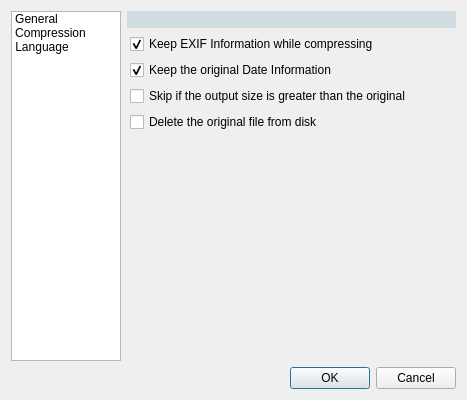
<?xml version="1.0" encoding="UTF-8"?>
<ui version="4.0">
 <class>Preferences</class>
 <widget class="QDialog" name="Preferences">
  <property name="windowModality">
   <enum>Qt::ApplicationModal</enum>
  </property>
  <property name="geometry">
   <rect>
    <x>0</x>
    <y>0</y>
    <width>467</width>
    <height>400</height>
   </rect>
  </property>
  <property name="minimumSize">
   <size>
    <width>393</width>
    <height>242</height>
   </size>
  </property>
  <property name="maximumSize">
   <size>
    <width>1000</width>
    <height>1000</height>
   </size>
  </property>
  <property name="windowTitle">
   <string>Preferences</string>
  </property>
  <property name="windowIcon">
   <iconset resource="icons.qrc">
    <normaloff>:/icons/settings.png</normaloff>:/icons/settings.png</iconset>
  </property>
  <property name="modal">
   <bool>true</bool>
  </property>
  <layout class="QGridLayout" name="gridLayout_3">
   <item row="0" column="0" rowspan="2">
    <widget class="QListWidget" name="menuListWidget">
     <property name="sizePolicy">
      <sizepolicy hsizetype="Preferred" vsizetype="Expanding">
       <horstretch>0</horstretch>
       <verstretch>0</verstretch>
      </sizepolicy>
     </property>
     <property name="minimumSize">
      <size>
       <width>110</width>
       <height>0</height>
      </size>
     </property>
     <property name="maximumSize">
      <size>
       <width>110</width>
       <height>16777215</height>
      </size>
     </property>
     <property name="locale">
      <locale language="English" country="UnitedStates"/>
     </property>
     <property name="iconSize">
      <size>
       <width>80</width>
       <height>80</height>
      </size>
     </property>
     <property name="spacing">
      <number>10</number>
     </property>
     <property name="viewMode">
      <enum>QListView::IconMode</enum>
     </property>
     <item>
      <property name="text">
       <string>General</string>
      </property>
      <property name="icon">
       <iconset resource="icons.qrc">
        <normaloff>:/icons/general_settings.png</normaloff>:/icons/general_settings.png</iconset>
      </property>
     </item>
     <item>
      <property name="text">
       <string>Compression</string>
      </property>
      <property name="icon">
       <iconset resource="icons.qrc">
        <normaloff>:/icons/compression_settings.png</normaloff>:/icons/compression_settings.png</iconset>
      </property>
     </item>
     <item>
      <property name="text">
       <string>Language</string>
      </property>
      <property name="icon">
       <iconset resource="icons.qrc">
        <normaloff>:/icons/locale_settings.png</normaloff>:/icons/locale_settings.png</iconset>
      </property>
     </item>
    </widget>
   </item>
   <item row="1" column="1">
    <widget class="QStackedWidget" name="optionStackedWidget">
     <property name="locale">
      <locale language="English" country="UnitedStates"/>
     </property>
     <property name="lineWidth">
      <number>1</number>
     </property>
     <property name="currentIndex">
      <number>1</number>
     </property>
     <widget class="QWidget" name="generalPage">
      <layout class="QVBoxLayout" name="verticalLayout_4">
       <property name="leftMargin">
        <number>3</number>
       </property>
       <property name="topMargin">
        <number>0</number>
       </property>
       <item>
        <widget class="QGroupBox" name="groupBox">
         <property name="sizePolicy">
          <sizepolicy hsizetype="Preferred" vsizetype="Maximum">
           <horstretch>0</horstretch>
           <verstretch>0</verstretch>
          </sizepolicy>
         </property>
         <property name="locale">
          <locale language="English" country="UnitedStates"/>
         </property>
         <property name="title">
          <string>Default Path</string>
         </property>
         <layout class="QGridLayout" name="gridLayout_2">
          <property name="margin">
           <number>3</number>
          </property>
          <property name="spacing">
           <number>3</number>
          </property>
          <item row="0" column="0" colspan="2">
           <layout class="QGridLayout" name="gridLayout">
            <item row="0" column="0">
             <widget class="QCheckBox" name="useDefaultPathCheckBox">
              <property name="sizePolicy">
               <sizepolicy hsizetype="MinimumExpanding" vsizetype="Fixed">
                <horstretch>0</horstretch>
                <verstretch>0</verstretch>
               </sizepolicy>
              </property>
              <property name="locale">
               <locale language="English" country="UnitedStates"/>
              </property>
              <property name="text">
               <string>Use a default output directory if none is specified</string>
              </property>
              <property name="tristate">
               <bool>false</bool>
              </property>
             </widget>
            </item>
            <item row="1" column="0">
             <widget class="QLineEdit" name="defaultOutputLineEdit">
              <property name="enabled">
               <bool>false</bool>
              </property>
              <property name="locale">
               <locale language="English" country="UnitedStates"/>
              </property>
             </widget>
            </item>
            <item row="1" column="1">
             <widget class="QToolButton" name="browseToolButton">
              <property name="locale">
               <locale language="English" country="UnitedStates"/>
              </property>
              <property name="text">
               <string>...</string>
              </property>
             </widget>
            </item>
           </layout>
          </item>
         </layout>
        </widget>
       </item>
       <item>
        <widget class="QGroupBox" name="groupBox_3">
         <property name="sizePolicy">
          <sizepolicy hsizetype="Preferred" vsizetype="Maximum">
           <horstretch>0</horstretch>
           <verstretch>0</verstretch>
          </sizepolicy>
         </property>
         <property name="locale">
          <locale language="English" country="UnitedStates"/>
         </property>
         <property name="title">
          <string>Default Image View</string>
         </property>
         <layout class="QVBoxLayout" name="verticalLayout_6">
          <property name="spacing">
           <number>3</number>
          </property>
          <property name="margin">
           <number>3</number>
          </property>
          <item>
           <layout class="QVBoxLayout" name="verticalLayout_5">
            <item>
             <widget class="QRadioButton" name="originalSizeRadio">
              <property name="locale">
               <locale language="English" country="UnitedStates"/>
              </property>
              <property name="text">
               <string>Original Size</string>
              </property>
              <property name="checked">
               <bool>true</bool>
              </property>
              <attribute name="buttonGroup">
               <string>buttonGroup</string>
              </attribute>
             </widget>
            </item>
            <item>
             <widget class="QRadioButton" name="fitWindowRadio">
              <property name="locale">
               <locale language="English" country="UnitedStates"/>
              </property>
              <property name="text">
               <string>Fit Window</string>
              </property>
              <attribute name="buttonGroup">
               <string>buttonGroup</string>
              </attribute>
             </widget>
            </item>
           </layout>
          </item>
         </layout>
        </widget>
       </item>
       <item>
        <widget class="QCheckBox" name="scanSubDirCheckBox">
         <property name="locale">
          <locale language="English" country="UnitedStates"/>
         </property>
         <property name="text">
          <string>Scan subdirectories when you open a folder</string>
         </property>
         <property name="checked">
          <bool>false</bool>
         </property>
        </widget>
       </item>
       <item>
        <widget class="QCheckBox" name="loadLastProfileCheckBox">
         <property name="locale">
          <locale language="English" country="UnitedStates"/>
         </property>
         <property name="text">
          <string>Load the last used profile at startup</string>
         </property>
         <property name="checked">
          <bool>false</bool>
         </property>
        </widget>
       </item>
       <item>
        <widget class="QCheckBox" name="promptBeforeExitCheckBox">
         <property name="locale">
          <locale language="English" country="UnitedStates"/>
         </property>
         <property name="text">
          <string>Prompt before exit</string>
         </property>
         <property name="checked">
          <bool>false</bool>
         </property>
        </widget>
       </item>
       <item>
        <widget class="QCheckBox" name="checkUpdatesCheckBox">
         <property name="locale">
          <locale language="English" country="UnitedStates"/>
         </property>
         <property name="text">
          <string>Check for uptades at startup</string>
         </property>
         <property name="checked">
          <bool>true</bool>
         </property>
        </widget>
       </item>
       <item>
        <spacer name="verticalSpacer_2">
         <property name="locale">
          <locale language="English" country="UnitedStates"/>
         </property>
         <property name="orientation">
          <enum>Qt::Vertical</enum>
         </property>
         <property name="sizeHint" stdset="0">
          <size>
           <width>20</width>
           <height>40</height>
          </size>
         </property>
        </spacer>
       </item>
      </layout>
     </widget>
     <widget class="QWidget" name="compressionPage">
      <layout class="QVBoxLayout" name="verticalLayout_3">
       <property name="leftMargin">
        <number>3</number>
       </property>
       <property name="topMargin">
        <number>0</number>
       </property>
       <item>
        <widget class="QCheckBox" name="keepExifCheckBox">
         <property name="text">
          <string>Keep EXIF Information while compressing</string>
         </property>
         <property name="checked">
          <bool>true</bool>
         </property>
        </widget>
       </item>
       <item>
        <widget class="QCheckBox" name="keepDateCheckBox">
         <property name="text">
          <string>Keep the original Date Information</string>
         </property>
         <property name="checked">
          <bool>true</bool>
         </property>
        </widget>
       </item>
       <item>
        <widget class="QCheckBox" name="doNotEnlargeCheckBox">
         <property name="text">
          <string>Skip if the output size is greater than the original</string>
         </property>
        </widget>
       </item>
       <item>
        <widget class="QCheckBox" name="deleteCheckBox">
         <property name="text">
          <string>Delete the original file from disk</string>
         </property>
        </widget>
       </item>
       <item>
        <spacer name="verticalSpacer">
         <property name="orientation">
          <enum>Qt::Vertical</enum>
         </property>
         <property name="sizeHint" stdset="0">
          <size>
           <width>20</width>
           <height>40</height>
          </size>
         </property>
        </spacer>
       </item>
      </layout>
     </widget>
     <widget class="QWidget" name="languagePage">
      <layout class="QVBoxLayout" name="verticalLayout_2">
       <property name="leftMargin">
        <number>3</number>
       </property>
       <property name="topMargin">
        <number>0</number>
       </property>
       <property name="rightMargin">
        <number>0</number>
       </property>
       <property name="bottomMargin">
        <number>0</number>
       </property>
       <item>
        <layout class="QVBoxLayout" name="verticalLayout">
         <item>
          <widget class="QTreeWidget" name="languageTreeWidget">
           <property name="verticalScrollBarPolicy">
            <enum>Qt::ScrollBarAlwaysOff</enum>
           </property>
           <property name="horizontalScrollBarPolicy">
            <enum>Qt::ScrollBarAlwaysOff</enum>
           </property>
           <property name="showDropIndicator" stdset="0">
            <bool>true</bool>
           </property>
           <property name="indentation">
            <number>0</number>
           </property>
           <property name="uniformRowHeights">
            <bool>true</bool>
           </property>
           <property name="itemsExpandable">
            <bool>false</bool>
           </property>
           <property name="sortingEnabled">
            <bool>false</bool>
           </property>
           <property name="headerHidden">
            <bool>true</bool>
           </property>
           <property name="columnCount">
            <number>1</number>
           </property>
           <column>
            <property name="text">
             <string>Language</string>
            </property>
           </column>
          </widget>
         </item>
        </layout>
       </item>
      </layout>
     </widget>
    </widget>
   </item>
   <item row="3" column="1">
    <layout class="QHBoxLayout" name="horizontalLayout">
     <item>
      <spacer name="horizontalSpacer">
       <property name="locale">
        <locale language="English" country="UnitedStates"/>
       </property>
       <property name="orientation">
        <enum>Qt::Horizontal</enum>
       </property>
       <property name="sizeHint" stdset="0">
        <size>
         <width>40</width>
         <height>20</height>
        </size>
       </property>
      </spacer>
     </item>
     <item>
      <widget class="QPushButton" name="OKButton">
       <property name="locale">
        <locale language="English" country="UnitedStates"/>
       </property>
       <property name="text">
        <string>OK</string>
       </property>
      </widget>
     </item>
     <item>
      <widget class="QPushButton" name="cancelButton">
       <property name="locale">
        <locale language="English" country="UnitedStates"/>
       </property>
       <property name="text">
        <string>Cancel</string>
       </property>
      </widget>
     </item>
    </layout>
   </item>
   <item row="0" column="1">
    <widget class="QLabel" name="titleLabel">
     <property name="palette">
      <palette>
       <active>
        <colorrole role="Base">
         <brush brushstyle="SolidPattern">
          <color alpha="255">
           <red>255</red>
           <green>255</green>
           <blue>255</blue>
          </color>
         </brush>
        </colorrole>
        <colorrole role="Window">
         <brush brushstyle="SolidPattern">
          <color alpha="255">
           <red>208</red>
           <green>221</green>
           <blue>225</blue>
          </color>
         </brush>
        </colorrole>
       </active>
       <inactive>
        <colorrole role="Base">
         <brush brushstyle="SolidPattern">
          <color alpha="255">
           <red>255</red>
           <green>255</green>
           <blue>255</blue>
          </color>
         </brush>
        </colorrole>
        <colorrole role="Window">
         <brush brushstyle="SolidPattern">
          <color alpha="255">
           <red>208</red>
           <green>221</green>
           <blue>225</blue>
          </color>
         </brush>
        </colorrole>
       </inactive>
       <disabled>
        <colorrole role="Base">
         <brush brushstyle="SolidPattern">
          <color alpha="255">
           <red>208</red>
           <green>221</green>
           <blue>225</blue>
          </color>
         </brush>
        </colorrole>
        <colorrole role="Window">
         <brush brushstyle="SolidPattern">
          <color alpha="255">
           <red>208</red>
           <green>221</green>
           <blue>225</blue>
          </color>
         </brush>
        </colorrole>
       </disabled>
      </palette>
     </property>
     <property name="font">
      <font>
       <pointsize>11</pointsize>
       <weight>75</weight>
       <bold>true</bold>
       <stylestrategy>PreferDefault</stylestrategy>
      </font>
     </property>
     <property name="autoFillBackground">
      <bool>true</bool>
     </property>
     <property name="locale">
      <locale language="English" country="UnitedStates"/>
     </property>
     <property name="text">
      <string/>
     </property>
     <property name="alignment">
      <set>Qt::AlignCenter</set>
     </property>
    </widget>
   </item>
  </layout>
 </widget>
 <resources>
  <include location="icons.qrc"/>
 </resources>
 <connections>
  <connection>
   <sender>useDefaultPathCheckBox</sender>
   <signal>toggled(bool)</signal>
   <receiver>defaultOutputLineEdit</receiver>
   <slot>setEnabled(bool)</slot>
   <hints>
    <hint type="sourcelabel">
     <x>214</x>
     <y>52</y>
    </hint>
    <hint type="destinationlabel">
     <x>211</x>
     <y>78</y>
    </hint>
   </hints>
  </connection>
  <connection>
   <sender>menuListWidget</sender>
   <signal>currentRowChanged(int)</signal>
   <receiver>optionStackedWidget</receiver>
   <slot>setCurrentIndex(int)</slot>
   <hints>
    <hint type="sourcelabel">
     <x>98</x>
     <y>23</y>
    </hint>
    <hint type="destinationlabel">
     <x>280</x>
     <y>28</y>
    </hint>
   </hints>
  </connection>
  <connection>
   <sender>menuListWidget</sender>
   <signal>currentTextChanged(QString)</signal>
   <receiver>titleLabel</receiver>
   <slot>setText(QString)</slot>
   <hints>
    <hint type="sourcelabel">
     <x>72</x>
     <y>13</y>
    </hint>
    <hint type="destinationlabel">
     <x>275</x>
     <y>17</y>
    </hint>
   </hints>
  </connection>
 </connections>
 <buttongroups>
  <buttongroup name="buttonGroup"/>
 </buttongroups>
</ui>
